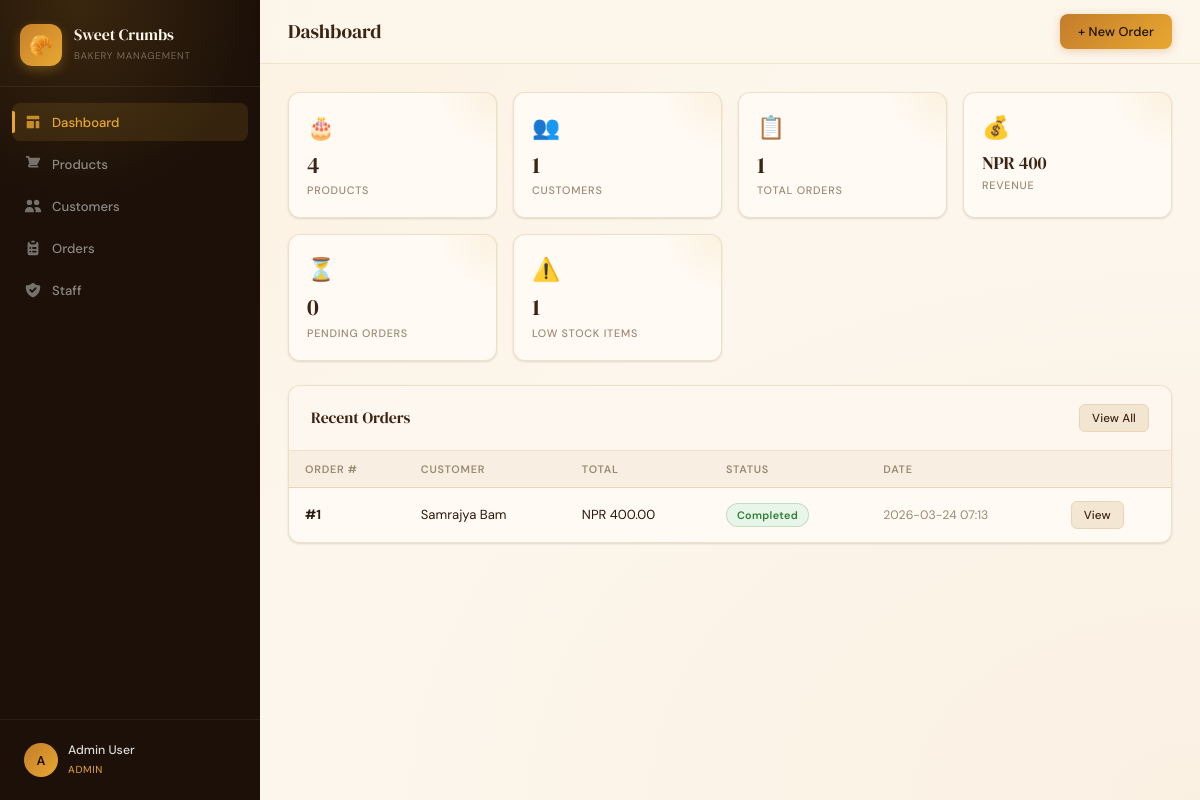
The app's page / (signed in) with its own data.
### tables this page shows
CREATE TABLE "order" (
                id INTEGER PRIMARY KEY AUTOINCREMENT,
                customer_id INTEGER NOT NULL,
                total_price REAL NOT NULL DEFAULT 0,
                status TEXT NOT NULL DEFAULT 'pending',
                order_date TEXT DEFAULT CURRENT_TIMESTAMP,
                FOREIGN KEY (customer_id) REFERENCES customer(id)
            );

CREATE TABLE customer (
                id INTEGER PRIMARY KEY AUTOINCREMENT,
                name TEXT NOT NULL,
                email TEXT UNIQUE NOT NULL,
                phone TEXT,
                address TEXT,
                created_at TEXT DEFAULT CURRENT_TIMESTAMP
            );

### app.py (the view)
@app.route('/')
@login_required
def index():
    try:
        conn = get_db()
        stats = {
            'products': conn.execute("SELECT COUNT(*) FROM product").fetchone()[0],
            'customers': conn.execute("SELECT COUNT(*) FROM customer").fetchone()[0],
            'orders': conn.execute("SELECT COUNT(*) FROM \"order\"").fetchone()[0],
            'revenue': conn.execute("SELECT COALESCE(SUM(total_price),0) FROM \"order\" WHERE status='completed'").fetchone()[0],
            'pending': conn.execute("SELECT COUNT(*) FROM \"order\" WHERE status='pending'").fetchone()[0],
            'low_stock': conn.execute("SELECT COUNT(*) FROM product WHERE stock_qty < 5").fetchone()[0],
        }
        recent_orders = conn.execute('''
            SELECT o.id, c.name as customer_name, o.total_price, o.status, o.order_date
            FROM \"order\" o JOIN customer c ON o.customer_id = c.id
            ORDER BY o.order_date DESC LIMIT 5
        ''').fetchall()
        conn.close()
        return render_template('index.html', stats=stats, recent_orders=recent_orders)
    except Exception as e:
        logger.error(f'Dashboard error: {e}')
        flash('Error loading dashboard.', 'danger')
        return render_template('index.html', stats={}, recent_orders=[])

### app.py (called while the page is built)
def get_db():
    try:
        conn = sqlite3.connect(DB_PATH)
        conn.row_factory = sqlite3.Row
        return conn
    except sqlite3.Error as e:
        logger.error(f'Database connection error: {e}')
        raise

def login_required(f):
    @wraps(f)
    def decorated(*args, **kwargs):
        if 'user_id' not in session:
            flash('Please log in to continue.', 'info')
            return redirect(url_for('login'))
        return f(*args, **kwargs)
    return decorated

### templates/index.html (shortened to what this page needs)
{% extends 'base.html' %}
{% block page_title %}Dashboard{% endblock %}
{% block topbar_actions %}
  <a href="{{ url_for('add_order') }}" class="btn btn-primary">+ New Order</a>
{% endblock %}
{% block content %}
<div class="stats-grid">
  <div class="stat-card">
    <span class="stat-icon">🎂</span>
    <span class="stat-value">{{ stats.products }}</span>
    <span class="stat-label">Products</span>
  </div>
  <div class="stat-card">
    <span class="stat-icon">👥</span>
    <span class="stat-value">{{ stats.customers }}</span>
    <span class="stat-label">Customers</span>
  </div>
  <div class="stat-card">
    <span class="stat-icon">📋</span>
    <span class="stat-value">{{ stats.orders }}</span>
    <span class="stat-label">Total Orders</span>
  </div>
  <div class="stat-card">
    <span class="stat-icon">💰</span>
    <span class="stat-value" style="font-size:1.2rem">NPR {{ "%.0f"|format(stats.revenue) }}</span>
    <span class="stat-label">Revenue</span>
  </div>
  <div class="stat-card">
    <span class="stat-icon">⏳</span>
    <span class="stat-value">{{ stats.pending }}</span>
    <span class="stat-label">Pending Orders</span>
  </div>
  <div class="stat-card">
    <span class="stat-icon">⚠️</span>
    <span class="stat-value">{{ stats.low_stock }}</span>
    <span class="stat-label">Low Stock Items</span>
  </div>
</div>
<div class="card">
  <div class="card-header">
    <h2>Recent Orders</h2>
    <a href="{{ url_for('orders') }}" class="btn btn-secondary btn-sm">View All</a>
  </div>
  <div class="table-wrap">
    <table>
      <thead>
        <tr>
          <th>Order #</th>
          <th>Customer</th>
          <th>Total</th>
          <th>Status</th>
          <th>Date</th>
          <th></th>
        </tr>
      </thead>
      <tbody>
        {% for o in recent_orders %}
        <tr>
          <td><strong>#{{ o.id }}</strong></td>
          <td>{{ o.customer_name }}</td>
          <td>NPR {{ "%.2f"|format(o.total_price) }}</td>
          <td><span class="badge badge-{{ o.status }}">{{ o.status.title() }}</span></td>
          <td style="color:var(--muted);font-size:0.82rem">{{ o.order_date[:16] }}</td>
          <td><a href="{{ url_for('order_detail', oid=o.id) }}" class="btn btn-secondary btn-sm">View</a></td>
        </tr>
        {% else %}
        <tr><td colspan="6" style="text-align:center;color:var(--muted);padding:32px">No orders yet.</td></tr>
        {% endfor %}
      </tbody>
    </table>
  </div>
</div>
{% endblock %}

### records on screen
order: id "1", customer_name "Samrajya Bam", total_price "400.00", status "Completed", order_date "2026-03-24 07:13"

### other values on screen
{{ session.get('name','?')[0].upper() }} "A"
{{ session.get('name','User') }} "Admin User"
{{ session.get('role','staff').title() }} "ADMIN"
{{ stats.products }} "4"
{{ stats.customers }} "1"
{{ stats.orders }} "1"
{{ "%.0f"|format(stats.revenue) }} "400"
{{ stats.pending }} "0"
{{ stats.low_stock }} "1"
